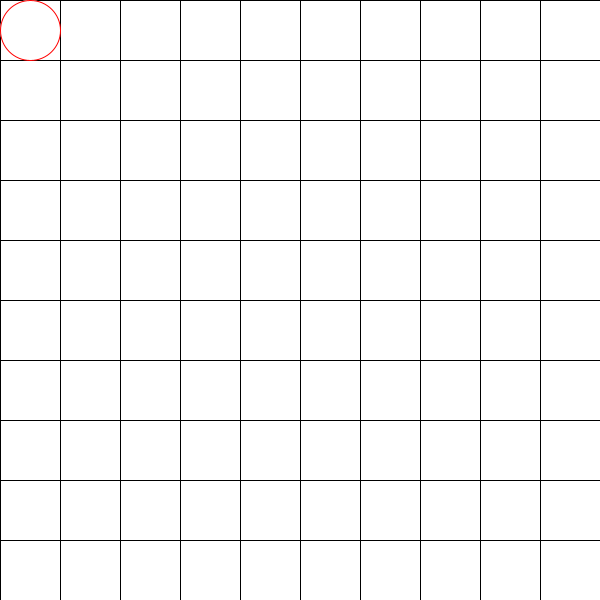
Frame 1 (no input)
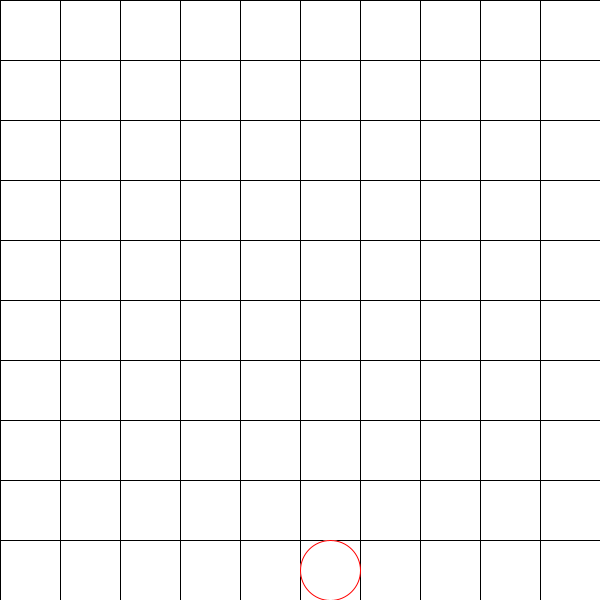
Frame 60 (the mouse pressed at the canvas centre just before this capture)
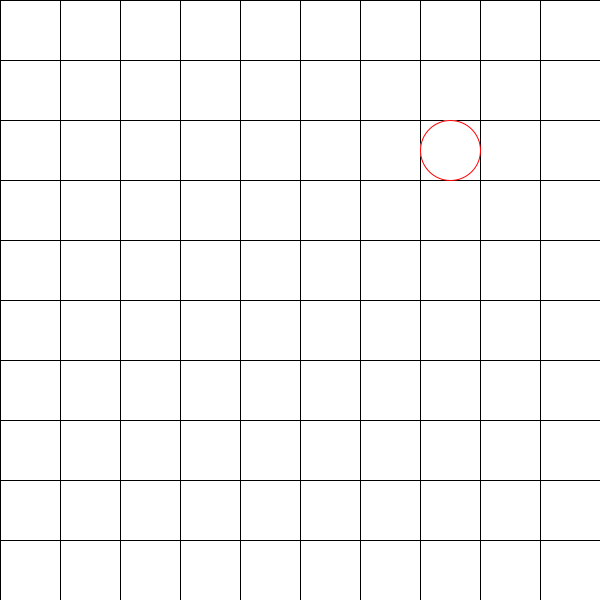
Frame 120 (the mouse held since frame 60 and released just before this capture)

The Processing sketch that drew these frames (run headless with seeded random() and noise(); from frame 60 on, the mouse is pressed at the canvas centre):

// Processing sketch: kadai3_1_2
// ── kadai3_1_2.pde
int xn = 10; //分割数
int yn = 10; //分割数
int i_c; //楕円を描くマス目番号
int i_r; //楕円を描くマス目番号
int flag_upper_right = 0;
int flag_upper_left = 0;
int flag_down_right =0;
int flag_down_left = 0;
void setup(){
  size(600,600);
  frameRate(20);
  i_c = 0;
  i_r = 0;
}
void draw()
{
  int x,y;
  background(255); //背景白
  stroke(0); //線の色黒
  for(int i = 0; i<= yn; i++){
    y =  i*height/yn; //線のy座標
    line(0,y,width,y);
  }
  for(int i = 0; i<= xn; i++){ //格子の縦線
    x = i*width/xn; //線のx座標
    line(x,0,x,height);
  }
  stroke(255,0,0);
  x = width/(2*xn) + i_c*width/xn; //30 + 60*i_c
  y = height/(2*yn) + i_r*height/yn; //30 + 60*i_r
  ellipse(x,y,width/xn,height/yn);
  //楕円を描くマス目番号の更新
  if ( i_c == 0 && i_r == 0){ //
    flag_upper_left = 1;
    flag_upper_right = 0;
    flag_down_left = 0 ;
    flag_down_right = 0;
    println("upperleftnow");
  }
  if ( i_c == xn-1 && i_r == 0){
    flag_upper_left = 0;
    flag_upper_right = 1;
    flag_down_left = 0 ;
    flag_down_right = 0;
    println("upperrightnow");
  }
  if ( i_c == 0 && i_r == yn-1){
    flag_upper_left = 0;
    flag_upper_right = 0;
    flag_down_left = 1 ;
    flag_down_right = 0;
    println("downleftnow");
  }
  if ( i_c == xn-1 && i_r == yn-1){
    flag_upper_left = 0;
    flag_upper_right = 0;
    flag_down_left = 0 ;
    flag_down_right = 1;
    println("downrightnow");
  }
  if(flag_upper_left == 1){
    i_c++;
  }
  if(flag_upper_right == 1){
    i_c--;
    i_r++;
  }
  if(flag_down_left == 1){
    i_c++;
  }
  if(flag_down_right == 1){
    i_c--;
    i_r--;
  }
  
}
